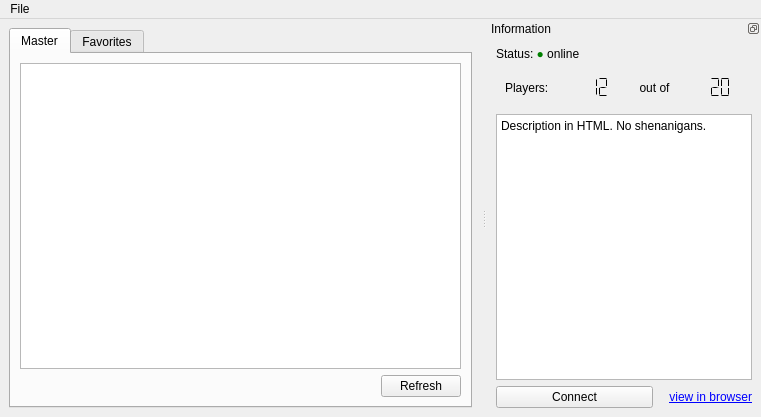
<?xml version="1.0" encoding="UTF-8"?>
<ui version="4.0">
 <class>Lobby</class>
 <widget class="QMainWindow" name="Lobby">
  <property name="geometry">
   <rect>
    <x>0</x>
    <y>0</y>
    <width>761</width>
    <height>417</height>
   </rect>
  </property>
  <property name="acceptDrops">
   <bool>true</bool>
  </property>
  <property name="windowTitle">
   <string>Animated Chatroom</string>
  </property>
  <widget class="QWidget" name="central_widget">
   <layout class="QVBoxLayout" name="central_widget_vertical_layout">
    <item>
     <widget class="QTabWidget" name="server_list_tab_widget">
      <property name="sizePolicy">
       <sizepolicy hsizetype="MinimumExpanding" vsizetype="MinimumExpanding">
        <horstretch>0</horstretch>
        <verstretch>0</verstretch>
       </sizepolicy>
      </property>
      <property name="layoutDirection">
       <enum>Qt::LeftToRight</enum>
      </property>
      <property name="currentIndex">
       <number>0</number>
      </property>
      <widget class="QWidget" name="list_master_tab_widget">
       <property name="statusTip">
        <string/>
       </property>
       <attribute name="icon">
        <iconset>
         <normalon>../res/icons/ic_language_black_24px.svg</normalon>
        </iconset>
       </attribute>
       <attribute name="title">
        <string>Master</string>
       </attribute>
       <attribute name="toolTip">
        <string>master.example.com:27016 (23 total servers, 46 players)</string>
       </attribute>
       <layout class="QVBoxLayout" name="list_master_tab_widget_vertical_layout">
        <item>
         <widget class="QListView" name="list_master_servers"/>
        </item>
        <item>
         <layout class="QHBoxLayout" name="list_master_tab_buttons">
          <item>
           <spacer name="horizontalSpacer_2">
            <property name="orientation">
             <enum>Qt::Horizontal</enum>
            </property>
            <property name="sizeHint" stdset="0">
             <size>
              <width>40</width>
              <height>20</height>
             </size>
            </property>
           </spacer>
          </item>
          <item>
           <widget class="QPushButton" name="button_master_refresh">
            <property name="text">
             <string>Refresh</string>
            </property>
           </widget>
          </item>
         </layout>
        </item>
       </layout>
      </widget>
      <widget class="QWidget" name="list_favorites_tab_widget">
       <attribute name="icon">
        <iconset>
         <normalon>../res/icons/ic_star_black_24px.svg</normalon>
        </iconset>
       </attribute>
       <attribute name="title">
        <string>Favorites</string>
       </attribute>
       <layout class="QVBoxLayout" name="verticalLayout">
        <item>
         <widget class="QTableView" name="list_favorites_table"/>
        </item>
        <item>
         <layout class="QHBoxLayout" name="list_favorites_tab_buttons">
          <item>
           <spacer name="horizontalSpacer">
            <property name="orientation">
             <enum>Qt::Horizontal</enum>
            </property>
            <property name="sizeHint" stdset="0">
             <size>
              <width>130</width>
              <height>20</height>
             </size>
            </property>
           </spacer>
          </item>
          <item>
           <widget class="QPushButton" name="button_direct_connect">
            <property name="sizePolicy">
             <sizepolicy hsizetype="Minimum" vsizetype="Fixed">
              <horstretch>0</horstretch>
              <verstretch>0</verstretch>
             </sizepolicy>
            </property>
            <property name="text">
             <string>Direct connect…</string>
            </property>
           </widget>
          </item>
          <item>
           <widget class="QPushButton" name="button_add_favorite">
            <property name="sizePolicy">
             <sizepolicy hsizetype="MinimumExpanding" vsizetype="Fixed">
              <horstretch>0</horstretch>
              <verstretch>0</verstretch>
             </sizepolicy>
            </property>
            <property name="text">
             <string>Add favorite…</string>
            </property>
           </widget>
          </item>
         </layout>
        </item>
       </layout>
      </widget>
     </widget>
    </item>
   </layout>
  </widget>
  <widget class="QMenuBar" name="menu_bar">
   <property name="geometry">
    <rect>
     <x>0</x>
     <y>0</y>
     <width>761</width>
     <height>21</height>
    </rect>
   </property>
   <widget class="QMenu" name="menu_file">
    <property name="title">
     <string>File</string>
    </property>
    <addaction name="menu_file_quit_action"/>
   </widget>
   <addaction name="menu_file"/>
  </widget>
  <widget class="QDockWidget" name="server_info_widget">
   <property name="floating">
    <bool>false</bool>
   </property>
   <property name="features">
    <set>QDockWidget::DockWidgetFloatable|QDockWidget::DockWidgetMovable</set>
   </property>
   <property name="windowTitle">
    <string>Information</string>
   </property>
   <attribute name="dockWidgetArea">
    <number>2</number>
   </attribute>
   <widget class="QWidget" name="server_info_widget_contents">
    <layout class="QGridLayout" name="server_info_widget_contents_grid_layout">
     <item row="1" column="0">
      <widget class="QWidget" name="server_players_widget" native="true">
       <layout class="QHBoxLayout" name="server_players_widget_horiz_layout">
        <item>
         <widget class="QLabel" name="players_label">
          <property name="text">
           <string>Players:</string>
          </property>
         </widget>
        </item>
        <item>
         <widget class="QLCDNumber" name="players_current_lcd">
          <property name="frameShape">
           <enum>QFrame::NoFrame</enum>
          </property>
          <property name="digitCount">
           <number>3</number>
          </property>
          <property name="segmentStyle">
           <enum>QLCDNumber::Flat</enum>
          </property>
          <property name="intValue" stdset="0">
           <number>12</number>
          </property>
         </widget>
        </item>
        <item>
         <widget class="QLabel" name="players_out_of_label">
          <property name="text">
           <string>out of</string>
          </property>
          <property name="alignment">
           <set>Qt::AlignCenter</set>
          </property>
         </widget>
        </item>
        <item>
         <widget class="QLCDNumber" name="players_max_lcd">
          <property name="frameShape">
           <enum>QFrame::NoFrame</enum>
          </property>
          <property name="digitCount">
           <number>3</number>
          </property>
          <property name="segmentStyle">
           <enum>QLCDNumber::Flat</enum>
          </property>
          <property name="intValue" stdset="0">
           <number>20</number>
          </property>
         </widget>
        </item>
       </layout>
      </widget>
     </item>
     <item row="2" column="0">
      <widget class="QTextBrowser" name="server_description_label">
       <property name="html">
        <string>&lt;!DOCTYPE HTML PUBLIC &quot;-//W3C//DTD HTML 4.0//EN&quot; &quot;http://www.w3.org/TR/REC-html40/strict.dtd&quot;&gt;
&lt;html&gt;&lt;head&gt;&lt;meta name=&quot;qrichtext&quot; content=&quot;1&quot; /&gt;&lt;style type=&quot;text/css&quot;&gt;
p, li { white-space: pre-wrap; }
&lt;/style&gt;&lt;/head&gt;&lt;body style=&quot; font-family:'MS Shell Dlg 2'; font-size:8.25pt; font-weight:400; font-style:normal;&quot;&gt;
&lt;p style=&quot; margin-top:0px; margin-bottom:0px; margin-left:0px; margin-right:0px; -qt-block-indent:0; text-indent:0px;&quot;&gt;&lt;span style=&quot; font-family:'Sans Serif'; font-size:9pt;&quot;&gt;Description in HTML. No shenanigans.&lt;/span&gt;&lt;/p&gt;&lt;/body&gt;&lt;/html&gt;</string>
       </property>
      </widget>
     </item>
     <item row="3" column="0">
      <widget class="QWidget" name="server_bottom_widget" native="true">
       <layout class="QHBoxLayout" name="server_bottom_widget_horiz_layout">
        <property name="spacing">
         <number>16</number>
        </property>
        <property name="leftMargin">
         <number>0</number>
        </property>
        <property name="topMargin">
         <number>0</number>
        </property>
        <property name="rightMargin">
         <number>0</number>
        </property>
        <property name="bottomMargin">
         <number>0</number>
        </property>
        <item>
         <widget class="QPushButton" name="connect_button">
          <property name="sizePolicy">
           <sizepolicy hsizetype="Preferred" vsizetype="Fixed">
            <horstretch>1</horstretch>
            <verstretch>0</verstretch>
           </sizepolicy>
          </property>
          <property name="text">
           <string>Connect</string>
          </property>
         </widget>
        </item>
        <item>
         <widget class="QLabel" name="view_in_browser_label">
          <property name="sizePolicy">
           <sizepolicy hsizetype="Preferred" vsizetype="Preferred">
            <horstretch>0</horstretch>
            <verstretch>0</verstretch>
           </sizepolicy>
          </property>
          <property name="text">
           <string>&lt;html&gt;&lt;head/&gt;&lt;body&gt;&lt;p&gt;&lt;a href=&quot;http://example.com&quot;&gt;&lt;span style=&quot; text-decoration: underline; color:#0000ff;&quot;&gt;view in browser&lt;/span&gt;&lt;/a&gt;&lt;/p&gt;&lt;/body&gt;&lt;/html&gt;</string>
          </property>
          <property name="alignment">
           <set>Qt::AlignRight|Qt::AlignTrailing|Qt::AlignVCenter</set>
          </property>
         </widget>
        </item>
       </layout>
      </widget>
     </item>
     <item row="0" column="0">
      <widget class="QWidget" name="server_status_widget" native="true">
       <layout class="QHBoxLayout" name="server_status_widget_horiz_layout">
        <property name="leftMargin">
         <number>0</number>
        </property>
        <property name="topMargin">
         <number>0</number>
        </property>
        <property name="rightMargin">
         <number>0</number>
        </property>
        <property name="bottomMargin">
         <number>0</number>
        </property>
        <item>
         <widget class="QLabel" name="server_status_label">
          <property name="text">
           <string>&lt;html&gt;&lt;head/&gt;&lt;body&gt;&lt;p&gt;Status: &lt;span style=&quot;color: green;&quot;&gt;●&lt;/span&gt; online&lt;/p&gt;&lt;/body&gt;&lt;/html&gt;</string>
          </property>
         </widget>
        </item>
       </layout>
      </widget>
     </item>
    </layout>
   </widget>
  </widget>
  <action name="menu_file_quit_action">
   <property name="text">
    <string>Quit</string>
   </property>
  </action>
 </widget>
 <resources/>
 <connections>
  <connection>
   <sender>button_master_refresh</sender>
   <signal>clicked()</signal>
   <receiver>Lobby</receiver>
   <slot>master_server_refresh()</slot>
   <hints>
    <hint type="sourcelabel">
     <x>425</x>
     <y>362</y>
    </hint>
    <hint type="destinationlabel">
     <x>380</x>
     <y>208</y>
    </hint>
   </hints>
  </connection>
  <connection>
   <sender>button_add_favorite</sender>
   <signal>clicked()</signal>
   <receiver>Lobby</receiver>
   <slot>server_add_to_favorites()</slot>
   <hints>
    <hint type="sourcelabel">
     <x>376</x>
     <y>362</y>
    </hint>
    <hint type="destinationlabel">
     <x>380</x>
     <y>208</y>
    </hint>
   </hints>
  </connection>
  <connection>
   <sender>button_direct_connect</sender>
   <signal>clicked()</signal>
   <receiver>Lobby</receiver>
   <slot>open_direct_connect_dialog()</slot>
   <hints>
    <hint type="sourcelabel">
     <x>241</x>
     <y>382</y>
    </hint>
    <hint type="destinationlabel">
     <x>380</x>
     <y>208</y>
    </hint>
   </hints>
  </connection>
 </connections>
 <slots>
  <slot>master_refresh()</slot>
  <slot>server_connect()</slot>
  <slot>server_get_info()</slot>
  <slot>open_direct_connect_dialog()</slot>
  <slot>server_view_in_browser()</slot>
  <slot>server_add_to_favorites()</slot>
 </slots>
</ui>
